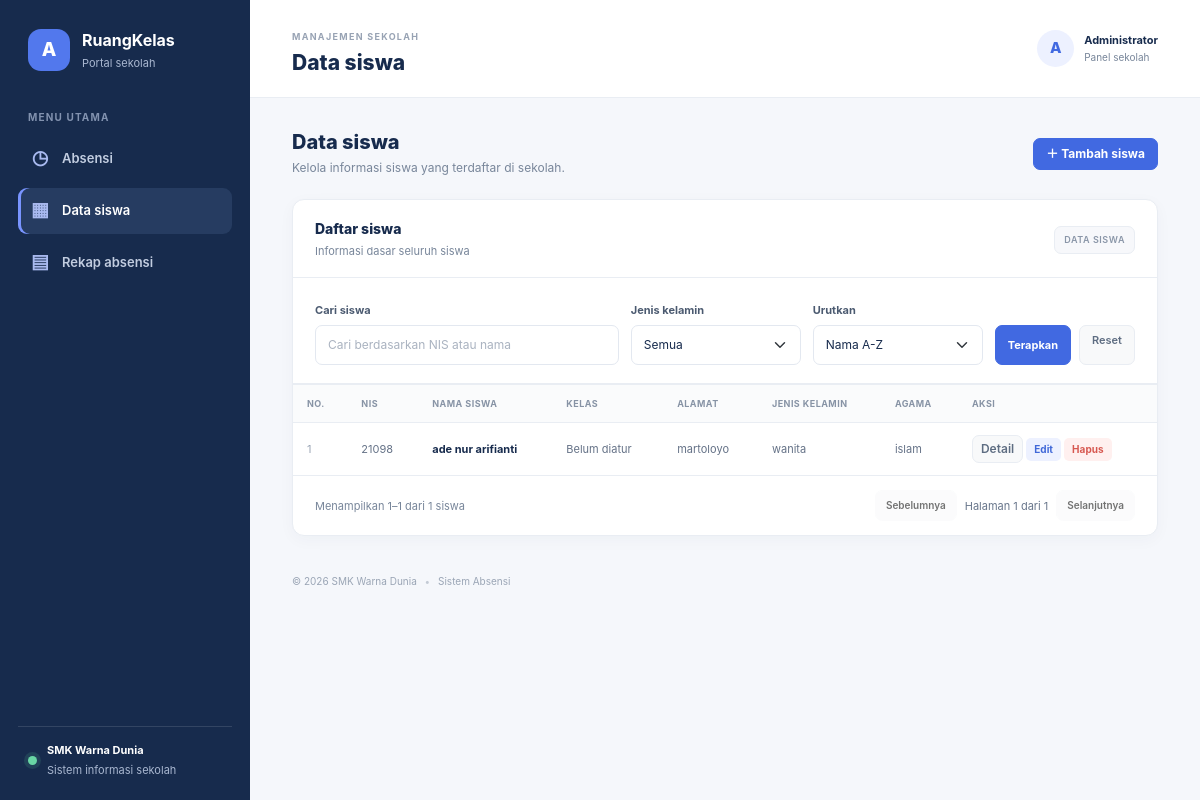
The app's page /index.php?page=data with its own data.
### tables this page shows
CREATE TABLE `siswa` (
  `nis` int(11) NOT NULL,
  `nama` varchar(25) NOT NULL,
  `kelas` varchar(30) NOT NULL DEFAULT '',
  `alamat` varchar(25) NOT NULL,
  `jenis_kelamin` varchar(10) NOT NULL,
  `agama` varchar(25) NOT NULL
);

### app-helpers.php (called while the page is built, shortened)
<?php
function request_string($source, $key)
{
    if (!isset($source[$key]) || !is_string($source[$key])) {
        return "";
    }
    return trim($source[$key]);
}

### data.php (the view, shortened to what this page needs)
<?php
require_once __DIR__ . "/app-helpers.php";
require_once __DIR__ . "/koneksi.php";
$sortOptions = array(
    "nama_asc" => array("label" => "Nama A-Z", "sql" => "nama ASC, nis ASC"),
    "nama_desc" => array("label" => "Nama Z-A", "sql" => "nama DESC, nis DESC"),
    "nis_asc" => array("label" => "NIS terkecil", "sql" => "nis ASC"),
    "nis_desc" => array("label" => "NIS terbesar", "sql" => "nis DESC"),
);
$search = request_string($_GET, "q");
$gender = request_string($_GET, "gender");
$sort = request_string($_GET, "sort");
if ($sort === "") {
    $sort = "nama_asc";
}
$currentPage = 1;
$pageSize = 10;
$searchPattern = "%" . $search . "%";
$criteriaSql = " WHERE (? = '' OR CAST(nis AS CHAR) LIKE ? OR nama LIKE ?)"
    . " AND (? = '' OR jenis_kelamin = ?)";
$countStatement = mysqli_prepare($koneksi, "SELECT COUNT(*) FROM siswa" . $criteriaSql);
mysqli_stmt_bind_param(
    $countStatement,
    "sssss",
    $search,
    $searchPattern,
    $searchPattern,
    $gender,
    $gender
);
mysqli_stmt_bind_result($countStatement, $totalRows);
$totalRows = (int) $totalRows;
$totalPages = max(1, (int) ceil($totalRows / $pageSize));
$currentPage = min($currentPage, $totalPages);
$offset = ($currentPage - 1) * $pageSize;
$studentSql = "SELECT nis, nama, kelas, alamat, jenis_kelamin, agama FROM siswa"
    . $criteriaSql
    . " ORDER BY " . $sortOptions[$sort]["sql"]
    . " LIMIT ? OFFSET ?";
$studentStatement = mysqli_prepare($koneksi, $studentSql);
mysqli_stmt_bind_param(
    $studentStatement,
    "sssssii",
    $search,
    $searchPattern,
    $searchPattern,
    $gender,
    $gender,
    $pageSize,
    $offset
);
if (!mysqli_stmt_execute($studentStatement)) {
    error_log("Gagal memuat daftar siswa: " . mysqli_stmt_error($studentStatement));
    mysqli_stmt_close($studentStatement);
    show_page_error(500, "Data siswa gagal dimuat", "Daftar siswa tidak dapat dimuat saat ini.", "index.php?page=data");
}
$studentNis = $studentName = $studentClass = $studentAddress = $studentGender = $studentReligion = null;
mysqli_stmt_bind_result(
    $studentStatement,
    $studentNis,
    $studentName,
    $studentClass,
    $studentAddress,
    $studentGender,
    $studentReligion
);
$students = array();
while (mysqli_stmt_fetch($studentStatement)) {
    $students[] = array(
        "nis" => $studentNis,
        "nama" => $studentName,
        "kelas" => $studentClass,
        "alamat" => $studentAddress,
        "jenis_kelamin" => $studentGender,
        "agama" => $studentReligion,
    );
}
$firstResult = $totalRows === 0 ? 0 : $offset + 1;
$lastResult = min($offset + $pageSize, $totalRows);
$pageUrl = function ($targetPage) use ($search, $gender, $sort) {
    return "index.php?" . http_build_query(array(
        "page" => "data",
        "q" => $search,
        "gender" => $gender,
        "sort" => $sort,
        "p" => $targetPage,
    ));
};
?>
<div class="page-intro">
    <div>
        <h2>Data siswa</h2>
        <p>Kelola informasi siswa yang terdaftar di sekolah.</p>
    </div>
    <a href="index.php?page=tambah" class="btn btn-primary">＋ Tambah siswa</a>
</div>
<section class="panel table-panel">
    <div class="panel-heading panel-heading-between">
        <div>
            <h3>Daftar siswa</h3>
            <p>Informasi dasar seluruh siswa</p>
        </div>
        <span class="table-label">DATA SISWA</span>
    </div>
    <form class="student-filter-form" method="get" action="index.php">
        <div class="student-search-field">
            <label class="form-label" for="student-search">Cari siswa</label>
            <input
                id="student-search"
                class="form-control"
                type="search"
                name="q"
                value="<?= htmlspecialchars($search, ENT_QUOTES, "UTF-8") ?>"
                placeholder="Cari berdasarkan NIS atau nama"
            >
        </div>
        <div>
            <label class="form-label" for="student-gender">Jenis kelamin</label>
            <select id="student-gender" class="form-select" name="gender">
                <option value="">Semua</option>
            </select>
        </div>
        <div>
            <label class="form-label" for="student-sort">Urutkan</label>
            <select id="student-sort" class="form-select" name="sort">
                <?php foreach ($sortOptions as $sortKey => $sortOption) { ?>
                    <option value="<?= htmlspecialchars($sortKey, ENT_QUOTES, "UTF-8") ?>" <?= $sort === $sortKey ? "selected" : "" ?>>
                        <?= htmlspecialchars($sortOption["label"], ENT_QUOTES, "UTF-8") ?>
                    </option>
                <?php } ?>
            </select>
        </div>
        <div class="student-filter-actions">
            <button type="submit" class="btn btn-primary">Terapkan</button>
            <a href="index.php?page=data" class="btn btn-light">Reset</a>
        </div>
    </form>
    <div class="table-responsive">
        <table class="table modern-table align-middle">
            <thead>
                <tr>
                    <th>No.</th>
                    <th>NIS</th>
                    <th>Nama siswa</th>
                    <th>Kelas</th>
                    <th>Alamat</th>
                    <th>Jenis kelamin</th>
                    <th>Agama</th>
                    <th>Aksi</th>
                </tr>
            </thead>
            <tbody>
                <?php foreach ($students as $index => $student) { ?>
                    <tr>
                        <td class="row-number"><?= $firstResult + $index ?></td>
                        <td><?= htmlspecialchars($student["nis"], ENT_QUOTES, "UTF-8") ?></td>
                        <td class="student-name"><?= htmlspecialchars($student["nama"], ENT_QUOTES, "UTF-8") ?></td>
                        <td><?= $student["kelas"] !== ""
                            ? htmlspecialchars($student["kelas"], ENT_QUOTES, "UTF-8")
                            : "Belum diatur" ?></td>
                        <td><?= htmlspecialchars($student["alamat"], ENT_QUOTES, "UTF-8") ?></td>
                        <td><?= htmlspecialchars($student["jenis_kelamin"], ENT_QUOTES, "UTF-8") ?></td>
                        <td><?= htmlspecialchars($student["agama"], ENT_QUOTES, "UTF-8") ?></td>
                        <td class="actions">
                            <a href="index.php?page=detail&amp;id=<?= urlencode($student["nis"]) ?>" class="btn btn-sm btn-light">Detail</a>
                            <a href="form-edit.php?id=<?= urlencode($student["nis"]) ?>" class="btn btn-sm btn-soft-primary">Edit</a>
                            <a href="hapus.php?id=<?= urlencode($student["nis"]) ?>" class="btn btn-sm btn-soft-danger" onclick="return confirm('Hapus data siswa ini?')">Hapus</a>
                        </td>
                    </tr>
                <?php } ?>
            </tbody>
        </table>
    </div>
    <div class="student-list-footer">
        <p class="student-results-count">
            Menampilkan <?= $firstResult ?>–<?= $lastResult ?> dari <?= $totalRows ?> siswa
        </p>
        <nav class="student-pagination" aria-label="Halaman daftar siswa">
            <?php if ($currentPage > 1) { ?>
                <a class="btn btn-light" href="<?= htmlspecialchars($pageUrl($currentPage - 1), ENT_QUOTES, "UTF-8") ?>">Sebelumnya</a>
            <?php } else { ?>
                <span class="btn btn-light disabled" aria-disabled="true">Sebelumnya</span>
            <?php } ?>
            <span class="student-page-number">Halaman <?= $currentPage ?> dari <?= $totalPages ?></span>
            <?php if ($currentPage < $totalPages) { ?>
                <a class="btn btn-light" href="<?= htmlspecialchars($pageUrl($currentPage + 1), ENT_QUOTES, "UTF-8") ?>">Selanjutnya</a>
            <?php } else { ?>
                <span class="btn btn-light disabled" aria-disabled="true">Selanjutnya</span>
            <?php } ?>
        </nav>
    </div>
</section>

### index.php (shortened to what this page needs)
<?php
$pageTitles = array(
    'home' => 'Absensi',
    'data' => 'Data siswa',
    'detail' => 'Detail siswa',
    'tambah' => 'Tambah siswa',
    'rekap' => 'Rekap absensi',
);
$requestedPage = isset($_GET['page']) && is_string($_GET['page']) ? $_GET['page'] : 'home';
$page = isset($pageTitles[$requestedPage]) ? $requestedPage : 'home';
?>
<!DOCTYPE html>
<html lang="id">
<head>
    <link rel="stylesheet" href="assets/css/bootstrap.min.css">
    <link rel="stylesheet" href="style.css">
</head>
<body>
    <div class="app-shell">
        <aside class="sidebar" id="primary-sidebar">
            <a class="brand" href="index.php?page=home">
                <span class="brand-mark">A</span>
                <span>
                    <strong>RuangKelas</strong>
                    <small>Portal sekolah</small>
                </span>
            </a>
            <p class="nav-caption">MENU UTAMA</p>
            <nav class="side-nav" aria-label="Navigasi utama">
                <a class="<?= $page === 'home' ? 'active' : '' ?>" href="index.php?page=home">
                    <span class="nav-icon">◷</span> Absensi
                </a>
                <a class="<?= in_array($page, array('data', 'detail'), true) ? 'active' : '' ?>" href="index.php?page=data">
                    <span class="nav-icon">▦</span> Data siswa
                </a>
                <a class="<?= $page === 'rekap' ? 'active' : '' ?>" href="index.php?page=rekap">
                    <span class="nav-icon">▤</span> Rekap absensi
                </a>
            </nav>
            <div class="sidebar-note">
                <span class="note-dot"></span>
                <div>
                    <strong>SMK Warna Dunia</strong>
                    <small>Sistem informasi sekolah</small>
                </div>
            </div>
        </aside>
        <main class="main-content">
            <header class="topbar">
                <div class="topbar-heading">
                    <div>
                        <span class="eyebrow">MANAJEMEN SEKOLAH</span>
                        <h1><?= htmlspecialchars($pageTitles[$page], ENT_QUOTES, 'UTF-8') ?></h1>
                    </div>
                </div>
                <div class="profile-chip">
                    <span class="profile-avatar">A</span>
                    <span><strong>Administrator</strong><small>Panel sekolah</small></span>
                </div>
            </header>
            <section class="content-area">
                <?php
                switch ($page) {
                    case 'data':
                        include "data.php";
                        break;
                }
                ?>
            </section>
            <footer class="app-footer">© <?= date('Y') ?> SMK Warna Dunia <span>•</span> Sistem Absensi</footer>
        </main>
    </div>
</body>
</html>

### records on screen
siswa: index "1", nis "21098", nama "ade nur arifianti", kelas "Belum diatur", alamat "martoloyo", jenis_kelamin "wanita", agama "islam"

### other values on screen
$pageTitles[$page] "Data siswa"
$firstResult "1"
$lastResult "1"
$totalRows "1"
$currentPage "1"
$totalPages "1"
form field sort "Nama A-Z"
